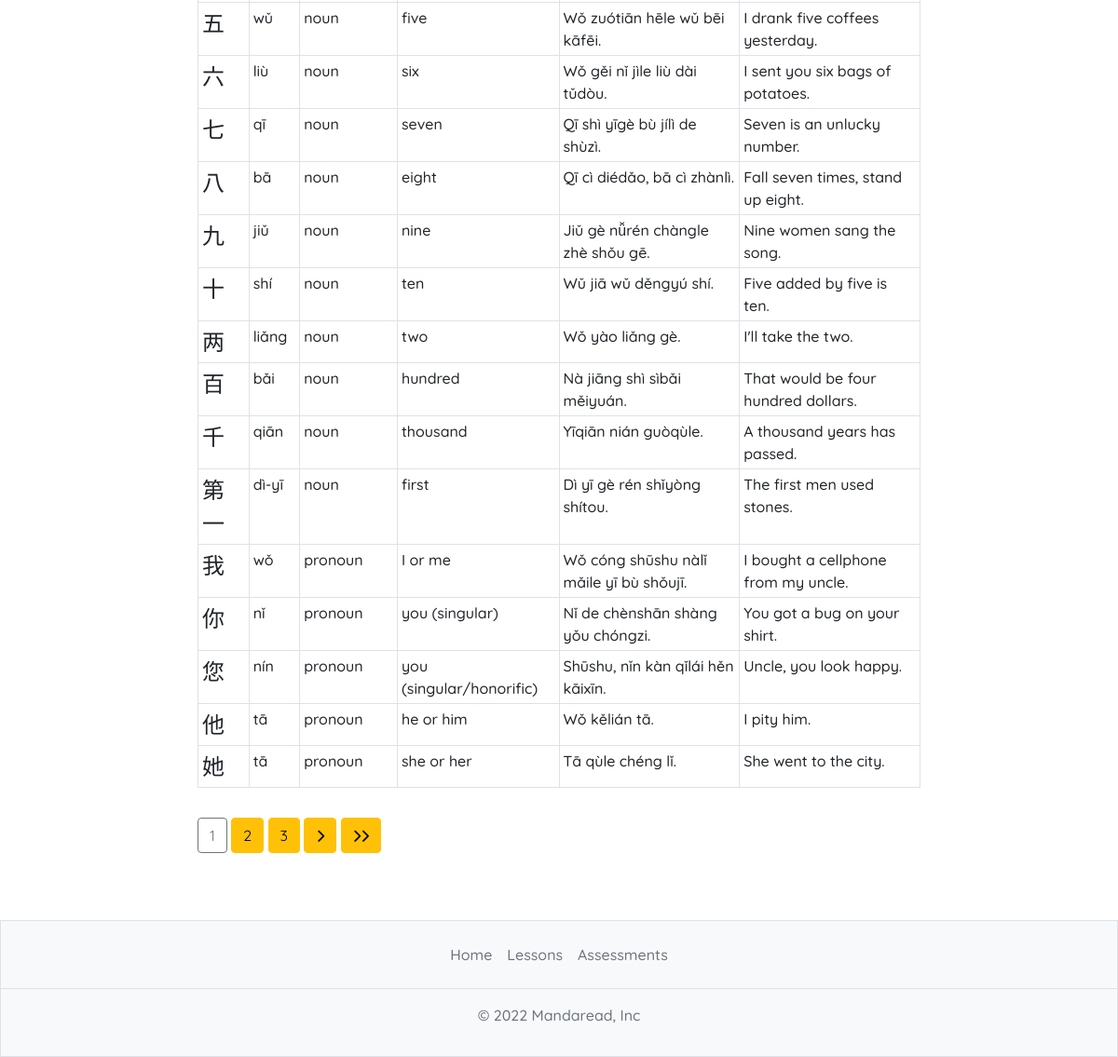
Before: /dictionary/ (lower part) with the older database file.
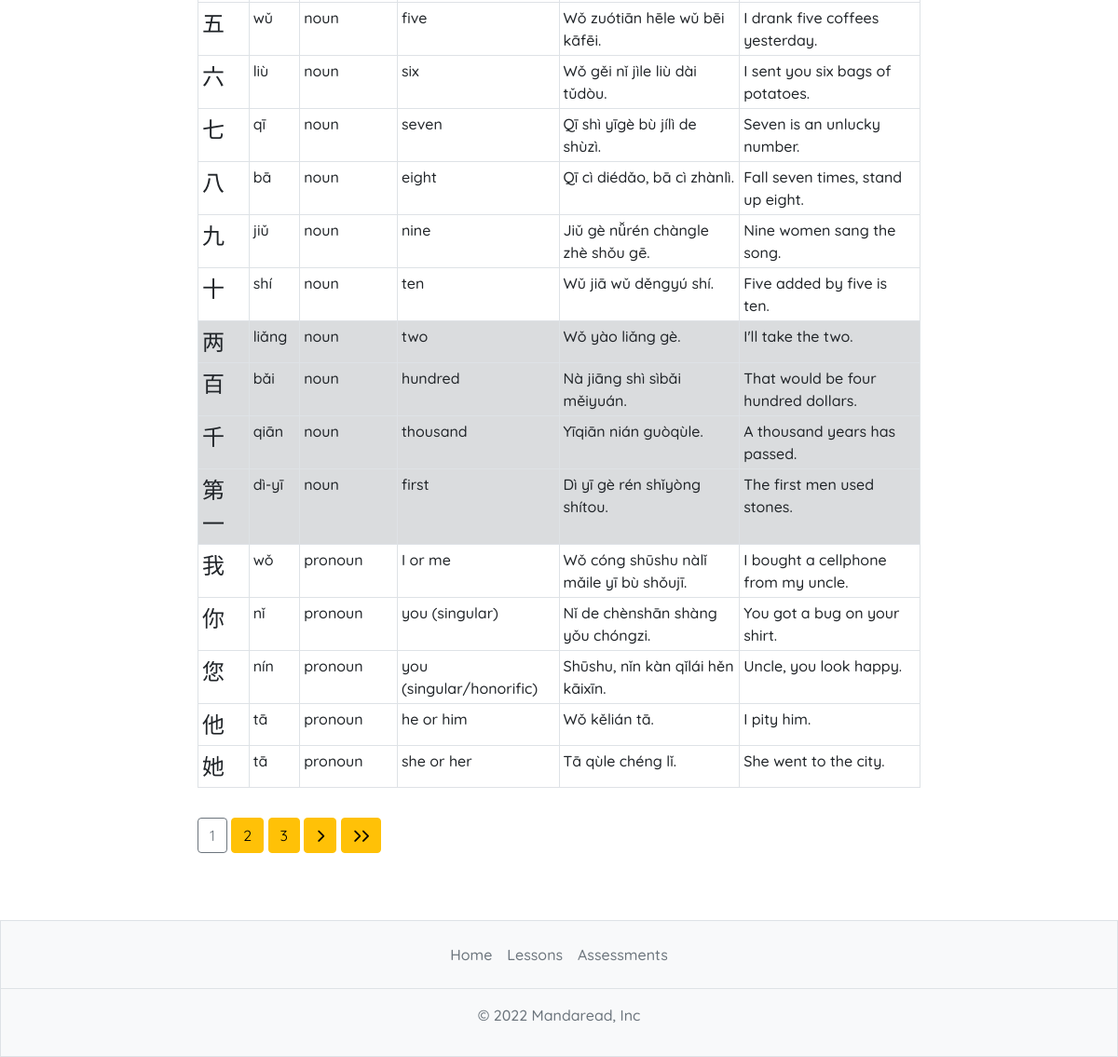
After: the same page with the newer database file.
### dictionary/models.py (models this page shows, shortened)
class Dictionary(models.Model):
    HSK_LEVEL = (
        ('HSK-1', 'HSK-1'),
        ('HSK-2', 'HSK-2')
    )
    PART_OF_SPEECH = (
        ('noun', 'noun'),
        ('pronoun', 'pronoun'),
        ('verb', 'verb'),
        ('adjective', 'adjective'),
        ('adverb', 'adverb'),
        ('preposition', 'preposition'),
        ('conjunction', 'conjunction'),
        ('interjection', 'interjection')
    )
    from_lesson = models.ForeignKey(LessonBank, null=True, blank=True, on_delete=models.CASCADE)
    hanzi = models.CharField(max_length=50)
    pinyin = models.CharField(max_length=50)
    definition = models.CharField(max_length=255)
    part_of_speech = models.CharField(max_length=50, null=True, blank=True, choices=PART_OF_SPEECH)
    example = models.CharField(null=True, blank=True, max_length=250)
    translation = models.CharField(null=True, blank=True, max_length=250)

### dictionary/views.py (the view)
# urls.py: path('', views.DictionaryList.as_view(), name='mandaread-dict'),
class DictionaryList(ListView):
    model = Dictionary
    template_name = "dictionary/dictionary.html"
    context_object_name = 'words'
    paginate_by = 20
    def dispatch(self, request, *args, **kwargs):
        user_log = UserLog()
        user_log.log_by = request.user.username
        user_log.action = "opened the dictionary"
        user_log.date_time_logged = datetime.datetime.now()
        user_log.save()
        return super().dispatch(request, *args, **kwargs)

### dictionary/templates/dictionary/dictionary.html (shortened to what this page needs)
{% extends 'mandaread/base.html' %}
{% load static %}
{% block content %}
    <div class="container col-lg-8 col-xl-8 mb-3 mt-4">
        <table class="table table-hover table-bordered table-sm">
            <tbody>
                {% for word in words %}
                    {% if word.from_lesson.hsk == 2 %}
                        <tr class = "bg-secondary bg-opacity-25">
                    {% else %}
                        <tr>
                    {% endif %}
                        <td role = "button" data-toggle="tooltip" data-placement="top" title="Click me!" class = "hanzi">{{ word.hanzi }}</td>
                        <td>{{ word.pinyin }}</td>
                        <td>{{ word.part_of_speech }}</td>
                        <td>{{ word.definition }}</td>
                        <td role = "button" data-toggle="tooltip" data-placement="top" title="Click me!" class = "hanzi-trans">{{ word.example }}</td>
                        <td>{{ word.translation|capfirst }}</td>
                    </tr>
                {% endfor %}
            </tbody>
        </table>
    </div>
        {% if is_paginated %}
            <div class="container col-lg-8 col-xl-8 mb-5">
                {% for num in page_obj.paginator.page_range %}
                    {% if page_obj.number == num %}
                        <a href="?page={{ num }}" class="btn btn-outline-secondary mb-4">{{ num }}</a>
                    {% elif num > page_obj.number|add:'-3' and num < page_obj.number|add:'3' %}
                        <a href="?page={{ num }}" class="btn btn-warning mb-4">{{ num }}</a>
                    {% endif %}
                {% endfor %}
                {% if page_obj.has_next %}
                    <a href="?page={{ page_obj.next_page_number }}" class="btn btn-warning mb-4"><i class="fas fa-chevron-right fa-sm"></i></a>
                    <a href="?page={{ page_obj.paginator.num_pages }}" class="btn btn-warning mb-4"><i class="fas fa-chevron-right fa-sm"></i><i class="fas fa-chevron-right fa-sm"></i></a>
                {% endif %}
            </div>
        {% endif %}
{% endblock %}

### mandaread/templates/mandaread/base.html (shortened to what this page needs)
{% load static %}
<!DOCTYPE html>
<html lang="en">
<head>
    <link href="https://cdn.jsdelivr.net/npm/bootstrap@5.1.3/dist/css/bootstrap.min.css" rel="stylesheet"
>
    <link rel="stylesheet" type="text/css" href="{% static 'mandaread/style.css' %}">
</head>
<body class="d-flex flex-column min-vh-100">
    {% block content %}
    {% endblock %}
    <footer class="py-3 mt-4 bg-light border mt-auto">
        <ul class="nav justify-content-center border-bottom pb-3 mb-3">
            <li class="nav-item"><a href="{% url 'mandaread-home' %}" class="nav-link px-2 text-muted">Home</a></li>
            <li class="nav-item"><a href="#" class="nav-link px-2 text-muted">Lessons</a></li>
            <li class="nav-item"><a href="#" class="nav-link px-2 text-muted">Assessments</a></li>
        </ul>
        <p class="text-center text-muted">&copy; 2022 Mandaread, Inc</p>
    </footer>
</body>
</html>

### mandaread/static/mandaread/style.css (style rules this page uses)
body { font-family: 'Quicksand', sans-serif; padding-top: 100px; font-weight: 500; }
.hanzi { font-size: 1.5em; }

Changed rows visible on the page:
changed Dictionary "liǎng": from_lesson_id empty → 10 (drawn)
changed Dictionary "bǎi": from_lesson_id empty → 10 (drawn)
changed Dictionary "qiān": from_lesson_id empty → 10 (drawn)
changed Dictionary "第一": from_lesson_id empty → 10 (drawn)
